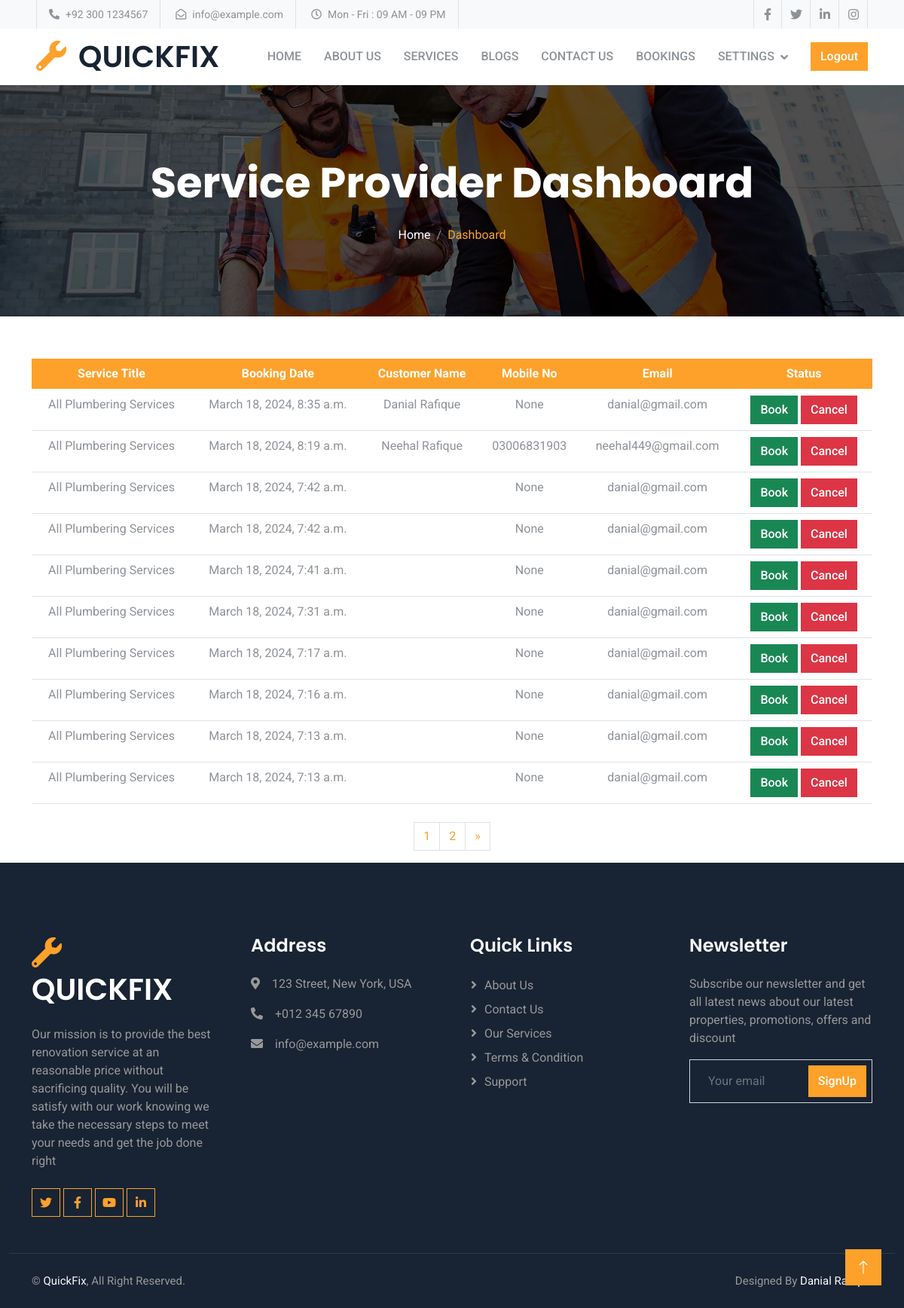
Page /vendor-dashboard/ (signed in) on the earlier database version.
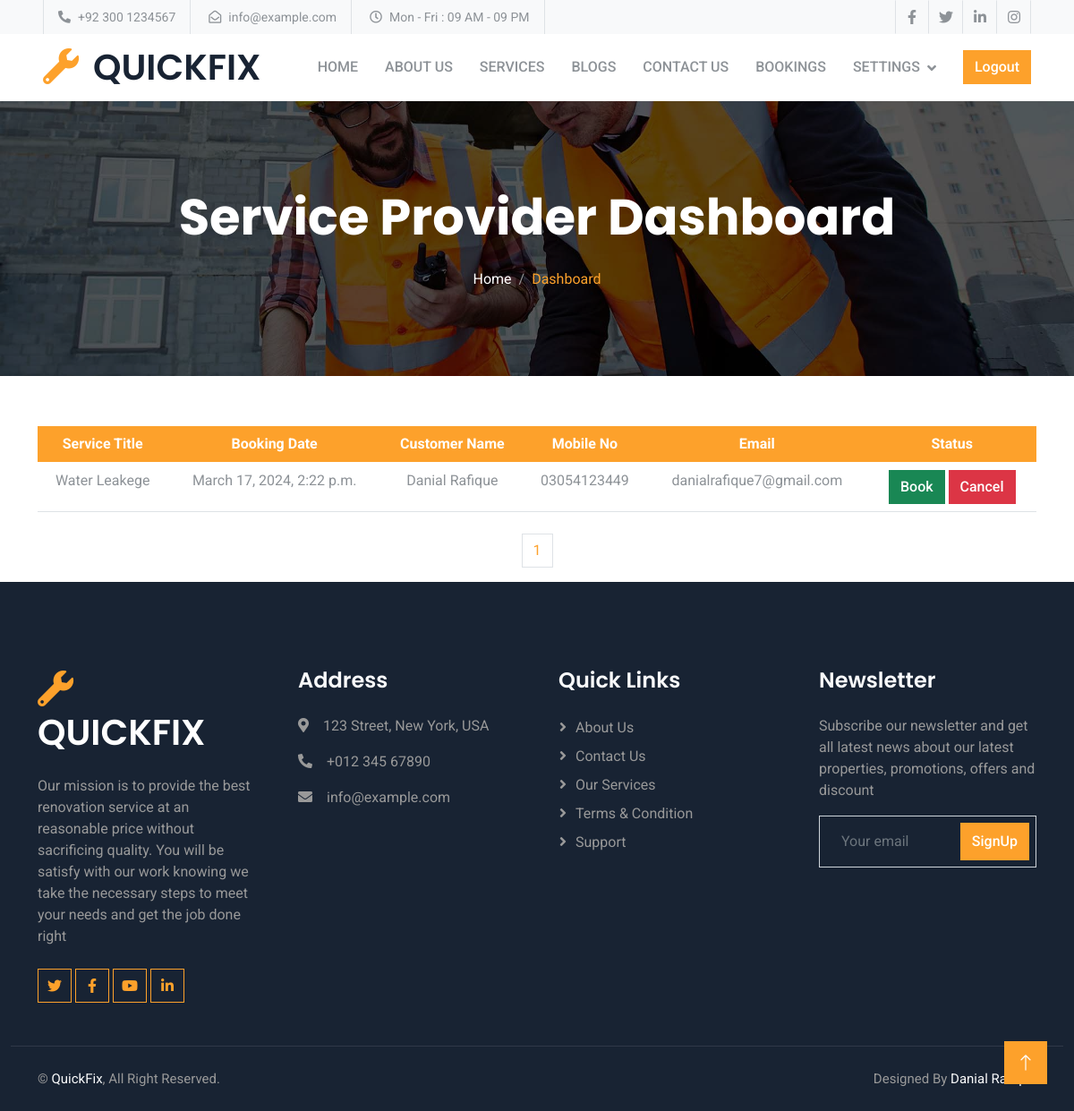
Same page on the later database version.
### vendor/models.py (models this page shows, shortened)
class Booking(models.Model):
    STATUS_CHOICES = [
        ('Pending', 'Pending'),
        ('Booked', 'Booked'),
        ('Cancelled', 'Cancelled'),
    ]
    service = models.ForeignKey(Service, on_delete=models.CASCADE)
    user = models.ForeignKey(User, on_delete=models.CASCADE)
    booking_date = models.DateTimeField(default=timezone.now)
    mobile_no = models.CharField(max_length=11, null=True, blank=True)
    email = models.EmailField(null=True)
    first_name = models.CharField(max_length=30, null=True, blank=True)
    last_name = models.CharField(max_length=30, null=True, blank=True)
    username = models.CharField(max_length=30, null=True, blank=True)
    status = models.CharField(max_length=20, choices=STATUS_CHOICES, default='Pending')

class Service(models.Model):
    user = models.ForeignKey(User,on_delete=models.CASCADE,blank=True ,null=True)
    service_title = models.CharField(max_length=50,null=True, blank=True)
    service_image = models.ImageField(upload_to='service_images/')
    categories=models.ForeignKey(Service_Category ,on_delete=models.CASCADE , blank=True ,null=True, related_name='services')
    description = HTMLField(null=True, blank=True)

### vendor/views.py (the view)
# urls.py: path("vendor-dashboard/", vendor_dashboard_view, name="vendor_dashboard"),
@login_required
def vendor_dashboard_view(request):
    vendor_services = Service.objects.filter(user=request.user)
    bookings = Booking.objects.filter(service__in=vendor_services).order_by('-id')
    paginator = Paginator(bookings , 10)
    page_number = request.GET.get('page')
    bookingfinal = paginator.get_page(page_number)
    totalpage = bookingfinal.paginator.num_pages
    context = {
        'bookings': bookingfinal,
        'totalpagelist' : [n+1 for n in range(totalpage)]
    }
    return render(request, 'vendor/vendor_dashboard.html', context)

### vendor/templates/vendor/vendor_dashboard.html (shortened to what this page needs)
{% extends "base.html" %}
{% load static %}
{% block content %}
    <div class="container-fluid page-header py-5 mb-5 wow fadeIn" data-wow-delay="0.1s">
      <div class="container text-center py-5">
          <h1 class="display-4 text-white animated slideInDown mb-4">Service Provider Dashboard</h1>
          <nav aria-label="breadcrumb animated slideInDown">
              <ol class="breadcrumb justify-content-center mb-0">
                  <li class="breadcrumb-item"><a class="text-white" href="{% url "customer:home" %}">Home</a></li>
                  <li class="breadcrumb-item text-primary active" aria-current="page">Dashboard</li>
              </ol>
          </nav>
      </div>
  </div>
<div class="container py-2 wow fadeIn" data-wow-delay="0.3s">
  <div class="table-responsive-md">
    <table class="table text-center">
      <thead class="bg-primary text-white">
        <tr>
          <th scope="col">Service Title</th>
          <th scope="col">Booking Date</th>
          <th scope="col">Customer Name</th>
          <th scope="col">Mobile No</th>
          <th scope="col">Email</th>
          <th scope="col">Status</th>
        </tr>
      </thead>
      <tbody>
        {% for booking in bookings %}
          <tr>
            <td>{{ booking.service.service_title }}</td>
            <td>{{ booking.booking_date }}</td>
            <td>{{ booking.first_name }} {{ booking.last_name }}</td>
            <td>{{ booking.mobile_no }}</td>
            <td>{{ booking.email }}</td>
            <td>
            {% if booking.status == "Booked" %}
            <a href="{% url 'vendor:approve_booking' booking.id 'Booked' %}" class="btn btn-success disabled">Book</a>
            <a href="{% url 'vendor:approve_booking' booking.id 'Cancelled' %}" class="btn btn-danger">Cancel</a>
            {% elif booking.status == "Cancelled" %}
            <a href="{% url 'vendor:delete_booking' booking.id%}" class="btn btn-danger">Delete</a>
            {% else %}
            <a href="{% url 'vendor:approve_booking' booking.id 'Booked' %}" class="btn btn-success">Book</a>
            <a href="{% url 'vendor:approve_booking' booking.id 'Cancelled' %}" class="btn btn-danger">Cancel</a>
            {% endif %}
            </td>
          </tr>
        {% empty %}
          <tr>
            <td colspan="5">No bookings found.</td>
          </tr>
        {% endfor %}
      </tbody>
    </table>
  </div>
</div>
    <div class="container-fluid wow fadeIn" data-wow-delay="0.2s">
      <nav aria-label="Page navigation example wow fadeIn" data-wow-delay="0.1s">
       <ul class="pagination justify-content-center">
           {% for n in totalpagelist %}
           <li class="page-item"><a class="page-link" href="/vendor-dashboard/?page={{n}}">{{n}}</a></li>
           {% endfor %}
         {% if bookings.has_next %}
         <li class="page-item">
           <a class="page-link" href="/vendor-dashboard/?page={{bookings.next_page_number}}" aria-label="Next">
             <span aria-hidden="true">&raquo;</span>
           </a>
         </li>
       {% endif %}
       </ul>
      </nav>
   </div>
{% endblock content %}

Differences in the rows shown:
removed Booking: service.service_title "All Plumbering Services", booking_date "March 18, 2024, 8:35 a.m.", first_name "Danial", last_name "Rafique", mobile_no "None", email "danial@gmail.com", status "Book"
removed Booking: service.service_title "All Plumbering Services", booking_date "March 18, 2024, 8:19 a.m.", first_name "Neehal", last_name "Rafique", mobile_no "03006831903", email "neehal449@gmail.com", status "Book"
removed Booking: service.service_title "All Plumbering Services", booking_date "March 18, 2024, 7:42 a.m.", mobile_no "None", email "danial@gmail.com", status "Book"
removed Booking: service.service_title "All Plumbering Services", booking_date "March 18, 2024, 7:42 a.m.", mobile_no "None", email "danial@gmail.com", status "Book"
removed Booking: service.service_title "All Plumbering Services", booking_date "March 18, 2024, 7:41 a.m.", mobile_no "None", email "danial@gmail.com", status "Book"
removed Booking: service.service_title "All Plumbering Services", booking_date "March 18, 2024, 7:31 a.m.", mobile_no "None", email "danial@gmail.com", status "Book"
removed Booking: service.service_title "All Plumbering Services", booking_date "March 18, 2024, 7:17 a.m.", mobile_no "None", email "danial@gmail.com", status "Book"
removed Booking: service.service_title "All Plumbering Services", booking_date "March 18, 2024, 7:16 a.m.", mobile_no "None", email "danial@gmail.com", status "Book"
removed Booking: service.service_title "All Plumbering Services", booking_date "March 18, 2024, 7:13 a.m.", mobile_no "None", email "danial@gmail.com", status "Book"
removed Booking: service.service_title "All Plumbering Services", booking_date "March 18, 2024, 7:13 a.m.", mobile_no "None", email "danial@gmail.com", status "Book"
now on this page (row unchanged): Booking: service.service_title "Water Leakege", booking_date "March 17, 2024, 2:22 p.m.", first_name "Danial", last_name "Rafique", mobile_no "03054123449", email "danialrafique7@gmail.com", status "Book"
Other differences:
list line gone: "2"
